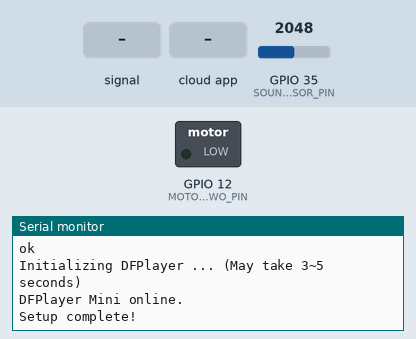
Recording of a sketch running on a simulated ESP32. On the bench: switched loads named in the sketch (green lamp = pin HIGH), the last lines printed to the serial monitor. The test bench sets the inputs (shaded band); at power-on: GPIO 35 (SOUND_SENSOR_PIN) = 2048. WiFi joins after 1.5 s; servers stay silent unless stated; the audio player accepts every command and is not drawn; the Firebase database answers and starts empty.

Above: at 3.2 s.
3.3 s: GPIO 35 (SOUND_SENSOR_PIN) fed a 200 Hz sine of ±1842 counts around its level
At 4.3 s:
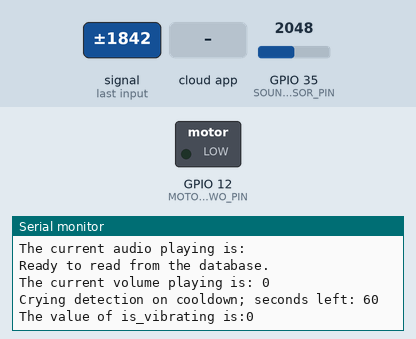
4.8 s: the phone or cloud app sets audioPlaying to lullaby.wav
At 5.43 s:
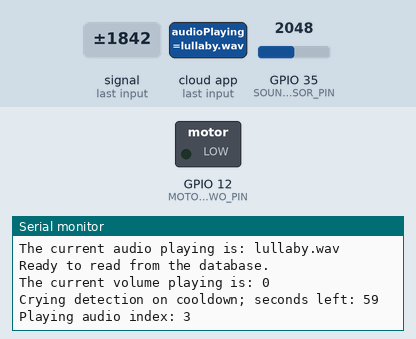
6.7 s: the phone or cloud app sets is_vibrating to 1
At 7.9 s:
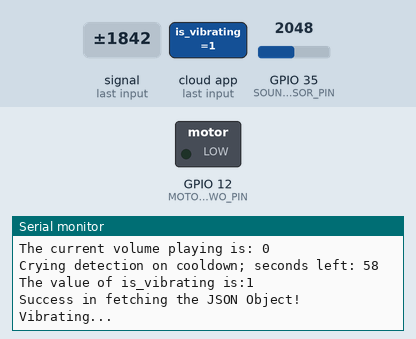
Timing chart, 0 to 9.7 s (numbered marks = the images above; inputs shaded):
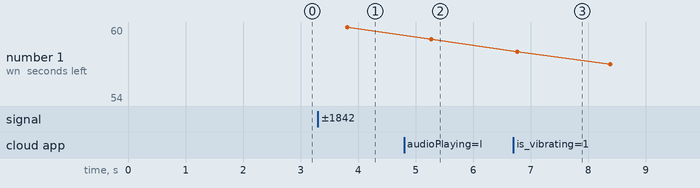

Measured:
- after the input at 3.3 s, the serial monitor: prints a new line after 0.06 s (image 1)
- after the input at 4.8 s, the serial monitor: prints a new line after 0.32 s (image 2)
- after the input at 6.7 s, the serial monitor: prints a new line after 0.23 s (image 3)

The sketch:

teddycare-bear-integrated.ino
```cpp
// Libraries
#include <Arduino.h>
// Wifi
#include <WiFi.h>
#include <Firebase_ESP_Client.h>
#include "addons/TokenHelper.h"
#include "addons/RTDBHelper.h"
// Time
// #include "time.h"

// Audio
#include "DFRobotDFPlayerMini.h"
#define FPSerial Serial1
DFRobotDFPlayerMini myDFPlayer;

// Define pins
#define SOUND_SENSOR_PIN 35

// Constants
#define SOUND_WINDOW_DURATION 3000          // Recording length for initial detection of crying
#define SOUND_THRESHOLD 3500                // Threshold for baby crying
#define SOUND_COOLDOWN 60000                // Gap between crying readings (60000 = 1 minute)

// Network credentials
// #define WIFI_SSID "DragonsDen"
// #define WIFI_PASSWORD "iotcup2024fusrodah"
#define WIFI_SSID "SILVER"
#define WIFI_PASSWORD "dy3fao123"

// Firebase credentials
#define API_KEY "AIzaSyCYMkG_fXoxCRsKImpuWSHvSOZq_zv1fJU"
#define DATABASE_URL "https://teddycare-12aaf-default-rtdb.asia-southeast1.firebasedatabase.app"


// Firebase
FirebaseData fbdo;
FirebaseAuth auth;
FirebaseConfig config;

// Firebase variables
unsigned long sendDataPrevMillis = 0;
bool signupOK = false;

// Pending variables to retry failed sends to Firebase
bool sendIsCryingPending = true;

// Variables for sound sensor
unsigned int isCrying = 0;
unsigned int cryingCoolDown = SOUND_COOLDOWN;
char timeStr[30];

// Variables for playing audio
String currentAudio = "";
String lastAudio = "None";
unsigned int playIndex = -1;
bool audioFinished = false;
unsigned int volume = 15;

// Variables for vibration
#define BUFFER_MAX_LEN 200
typedef struct DataPoint {
    int delay; // index to insert item
    int ir_value;
    int peak; // tentative muna
    int valid;
} DataPoint;
typedef struct PointArray {
  int i;//
  DataPoint arr[BUFFER_MAX_LEN];
} PointArray;


// Vibration helpers
void init_pt_array(PointArray *buffer){
  // can also serve as clearing mechanism
    buffer->i = 0;
    for (int i = 0; i < BUFFER_MAX_LEN; i++) {
      // DataPoint new_tuple;
      buffer->arr[i].delay = 0;
      buffer->arr[i].ir_value = 0;
      buffer->arr[i].peak = 0;
      buffer->arr[i].valid = 0; // para may limit yung pag traverse natin.
    }
}
int insert_pt_array(PointArray *buffer, DataPoint item){
  buffer->arr[buffer->i] = item;
  buffer->i = (buffer->i + 1) % BUFFER_MAX_LEN;
  if (buffer->i == 0) return 1; // full indicator
  return 0;
}

// Vibration variables for Firebase
FirebaseJson json_object;
FirebaseJsonData result; // object that keeps the deserializing result

char db_path[70]; // for the path of the data in the database
PointArray long_array;
int batch = 100;
int is_recording = 0;
int is_vibrating = 0;
int counter = 0;

// PWM an
unsigned long previousMillis = 0;
unsigned long currentMillis = 0;
unsigned long rest_interval = 500;
unsigned long beating_interval = 25;

const int MOTOR_TWO_PIN = 12;
const int PWM_CHANNEL_TWO = 1;
const int PWM_FREQ = 5000;     // Recall that Arduino Uno is ~490 Hz. Official ESP32 example uses 5,000Hz
const int PWM_RESOLUTION = 8; // We'll use same resolution as Uno (8 bits, 0-255) but ESP32 can go up to 16 bits


void setup() {

  // Initialize sound
  FPSerial.begin(9600, SERIAL_8N1, /*rx =*/27, /*tx =*/26);   // Start sound player

  // Initialize serial communication
  Serial.begin(115200);

  // Wi-Fi
  WiFi.begin(WIFI_SSID, WIFI_PASSWORD);
  Serial.print("Connecting to Wi-Fi");
  while (WiFi.status() != WL_CONNECTED){
    Serial.print(".");
    delay(300);
  }

  // Printing for Wi-Fi connection
  Serial.println();
  Serial.print("Connected with IP: ");
  Serial.println(WiFi.localIP());
  Serial.println();

  // Accessing Firebase
  config.api_key = API_KEY;
  config.database_url = DATABASE_URL;
  if (Firebase.signUp(&config, &auth, "", "")){
    Serial.println("ok");
    signupOK = true;
  }
  else {
    Serial.printf("%s\n", config.signer.signupError.message.c_str());
  }

  // Firebase connection
  config.token_status_callback = tokenStatusCallback;
  Firebase.begin(&config, &auth);
  Firebase.reconnectWiFi(true);

  // Sound
  Serial.println(F("Initializing DFPlayer ... (May take 3~5 seconds)"));

  if (!myDFPlayer.begin(FPSerial, /*isACK = */true, /*doReset = */true)) {
    Serial.println(F("Unable to begin:"));
    Serial.println(F("1.Please recheck the connection!"));
    Serial.println(F("2.Please insert the SD card!"));
    while(true){
      delay(0);
    }
  }
  Serial.println(F("DFPlayer Mini online."));

  // Pins for sensors and output
  pinMode(SOUND_SENSOR_PIN, INPUT);

  // Vibration
  init_pt_array(&long_array);
  // MOTOR_PIN_TWO
  ledcSetup(PWM_CHANNEL_TWO, PWM_FREQ, PWM_RESOLUTION);
  ledcAttachPin(MOTOR_TWO_PIN, PWM_CHANNEL_TWO);

  Serial.println("Setup complete!");
}

void loop() {

  // // initialize and get the time
  // configTime(gmtOffset_sec, daylightOffset_sec, ntpServer);

  // Record start time
  unsigned long startTime = millis();

  // Detect if crying for window
  while ((millis() - startTime < SOUND_WINDOW_DURATION) && (cryingCoolDown == SOUND_COOLDOWN)) {
    int soundValue = analogRead(SOUND_SENSOR_PIN);   // Read value from sensor
    // Serial.println(soundValue);
    if (soundValue > SOUND_THRESHOLD) {
      isCrying = 1;
      Serial.println("Baby is crying!");
      break;
    }
    delay(10);    // Delay between readings
  }

  // // Check sound values
  // Serial.print("Cooldown");
  // Serial.println(cryingCoolDown);
  // Serial.print("Crying?");
  // Serial.println(isCrying);

  // Firebase
  if (Firebase.ready() && signupOK && (millis() - sendDataPrevMillis > 1000 || sendDataPrevMillis == 0)) {
    // Store to database ONLY if crying is 1 and not pending
    if ((isCrying == 1)) {
      sendDataPrevMillis = millis();    // send every second
      Serial.println("Ready to send to database.");

      // Send isCrying status
      if (sendIsCryingPending) {
        if (Firebase.RTDB.setInt(&fbdo, "/soundSensor/isCrying", isCrying)) {
          Serial.println();
          Serial.print(isCrying);
          Serial.print(" - successfully saved to: " + fbdo.dataPath());
          Serial.println(" (" + fbdo.dataType() + ") ");
          sendIsCryingPending = false;
        } else {
          Serial.println("FAILED: " + fbdo.errorReason());
          sendIsCryingPending = true;
        }
      }
    }

    // Read audio to play
    Serial.println("Ready to read from the database.");
    if (Firebase.RTDB.getString(&fbdo, "/speaker/audioPlaying")) {
      currentAudio = fbdo.stringData();
      Serial.print("The current audio playing is: ");
      Serial.print(currentAudio);
      Serial.println();
    } else {
      Serial.println("FAILED: " + fbdo.errorReason());
    }

    // Read volume to play
    Serial.println("Ready to read from the database.");
    if (Firebase.RTDB.getString(&fbdo, "/speaker/volume")) {
      volume = fbdo.intData();
      Serial.print("The current volume playing is: ");
      Serial.print(volume);
      Serial.println();
    } else {
      Serial.println("FAILED: " + fbdo.errorReason());
    }

    // Find index based on audio to play
    if (currentAudio == "lullaby.wav") {
      playIndex = 3;
    } else if (currentAudio == "lullaby2.wav") {
      playIndex = 4;
    } else if (currentAudio == "lullaby3.wav") {
      playIndex = 5;
    } else {
      playIndex = 0; // No audio playing!
    }
  }

  // Decrease cooldown if baby is crying
  if (isCrying == 1) {
    Serial.print("Crying detection on cooldown; seconds left: ");
    Serial.println(cryingCoolDown / 1000); // Print seconds left by dividing milliseconds by 1000
    cryingCoolDown = cryingCoolDown - 1000;
  }

  // If cooldown is done, reset cooldown!
  if (cryingCoolDown == 0) {
    Serial.println("Cooldown is done! We will enable sound detection again.");
    cryingCoolDown = SOUND_COOLDOWN;
    sendIsCryingPending = true;
    isCrying = 0;
  }

  // Set volume
  myDFPlayer.volume(volume);

  // Play audio
  if (currentAudio != lastAudio) {  // Play if different from last audio playing
    if (playIndex > 0) {
      Serial.print("Playing audio index: ");
      Serial.println(playIndex);
      myDFPlayer.play(playIndex);  // Play file
      audioFinished = false;  // Reset audio finished flag
    }
    lastAudio = currentAudio;
  }

  // Check if audio finished playing
  if (myDFPlayer.available() && playIndex > 0 && lastAudio == currentAudio) {
    if (!audioFinished) {
      Serial.println("Audio finished playing.");
      audioFinished = true;
      currentAudio = "";  // Reset current audio

      // Clear the audioPlaying field in Firebase
      if (Firebase.RTDB.setString(&fbdo, "/speaker/audioPlaying", "0")) {
        Serial.println("Cleared audioPlaying field in Firebase.");
      } else {
        Serial.println("Failed to clear audioPlaying field in Firebase: " + fbdo.errorReason());
      }
    }
  }

  counter = 0; //reset the counter value for a clean life.
  if (Firebase.RTDB.getInt(&fbdo, "/heartbeat_data/is_vibrating")) {
    if (fbdo.dataType() == "int") {
      is_vibrating = fbdo.intData();
      Serial.print("The value of is_vibrating is:");
      Serial.println(is_vibrating);
    }
  } else {
    Serial.println("FAILED: " + fbdo.errorReason());  }

  if (is_vibrating) {
    for (counter = 0; counter < BUFFER_MAX_LEN; counter++) {
      sprintf(db_path, "/heartbeat_data/preprocessed_heartbeat/spikes/%d", counter);
      if (Firebase.RTDB.getJSON(&fbdo, db_path)) {
        const String rawData = fbdo.payload();
        if (json_object.setJsonData(rawData)) {
          DataPoint new_dp;
          json_object.get(result, "delay"); // delay
          if (result.success) new_dp.delay = result.to<int>();
          json_object.get(result, "ir_value"); //ir value'
          if (result.success) new_dp.ir_value = result.to<int>();
          json_object.get(result, "peak"); //peak
          if (result.success) new_dp.peak = result.to<int>();
          new_dp.valid = 1;
          insert_pt_array(&long_array, new_dp);
        }
        Serial.print("Counter: ");
        Serial.println(counter);
        delay(50);

      } else {Serial.println("Success in fetching the JSON Object! ");break;}
    }
    // Mechanical actuation
    int index = 0;
    while(is_vibrating) {
      Serial.println("Vibrating...");
      if (long_array.arr[index].valid == 1) {
        ledcWrite(PWM_CHANNEL_TWO, long_array.arr[index].ir_value);
        Serial.print("IR Value: ");
        Serial.println(long_array.arr[index].ir_value);
        delay(beating_interval);
        // Rest Area
        ledcWrite(PWM_CHANNEL_TWO, LOW);
        delay(long_array.arr[index].delay);
        index++;
      }
      else {
        break;
      }
      if (Firebase.RTDB.getInt(&fbdo, "/heartbeat_data/is_vibrating")) {
        if (fbdo.dataType() == "int") {
          is_vibrating = fbdo.intData();
        }
      } else {
        Serial.println("FAILED: " + fbdo.errorReason());
      }
    }
  }

  // Delay between readings!
  delay(1000);
}
```
